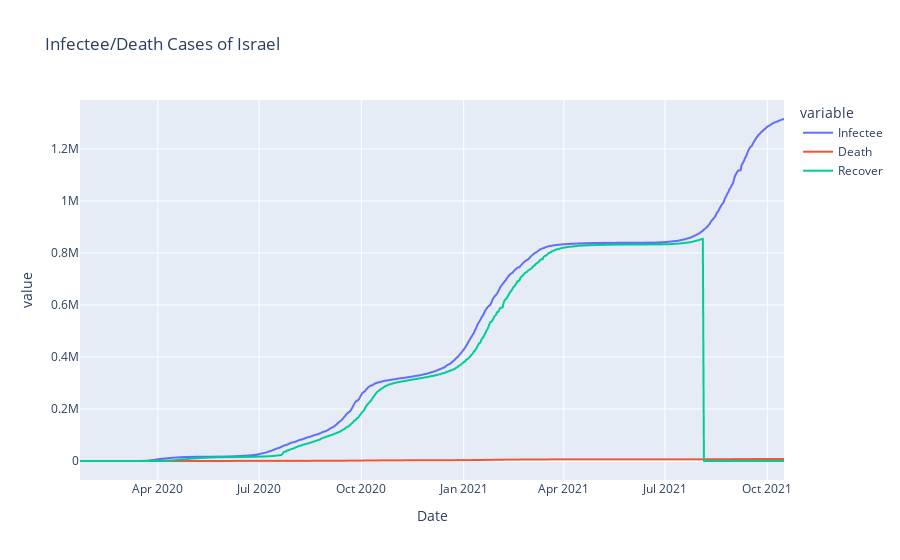

Notebook source saved alongside this figure:
### Code cell
fig = px.line(df_israel, x="Date", y=["Infectee", "Death", "Recover"], color='variable', title="Infectee/Death Cases of Israel") 
fig.show()

### Figure 1 — Plotly figure (JSON) as saved in the notebook; plotly's stock layout.template omitted (floating-point values rounded to 4 significant figures; data arrays with more than 128 entries replaced by an {"elided": "..."} marker saying what was removed)
{"data": [{"hovertemplate": "variable=Infectee<br>Date=%{x}<br>value=%{y}<extra></extra>", "legendgroup": "Infectee", "line": {"color": "#636efa", "dash": "solid"}, "marker": {"symbol": "circle"}, "mode": "lines", "name": "Infectee", "showlegend": true, "type": "scattergl", "x": {"elided": "634 str values"}, "xaxis": "x", "y": {"elided": "634 int values"}, "yaxis": "y"}, {"hovertemplate": "variable=Death<br>Date=%{x}<br>value=%{y}<extra></extra>", "legendgroup": "Death", "line": {"color": "#EF553B", "dash": "solid"}, "marker": {"symbol": "circle"}, "mode": "lines", "name": "Death", "showlegend": true, "type": "scattergl", "x": {"elided": "634 str values"}, "xaxis": "x", "y": {"elided": "634 int values"}, "yaxis": "y"}, {"hovertemplate": "variable=Recover<br>Date=%{x}<br>value=%{y}<extra></extra>", "legendgroup": "Recover", "line": {"color": "#00cc96", "dash": "solid"}, "marker": {"symbol": "circle"}, "mode": "lines", "name": "Recover", "showlegend": true, "type": "scattergl", "x": {"elided": "634 str values"}, "xaxis": "x", "y": {"elided": "634 int values"}, "yaxis": "y"}], "layout": {"legend": {"title": {"text": "variable"}, "tracegroupgap": 0}, "title": {"text": "Infectee/Death Cases of Israel"}, "xaxis": {"anchor": "y", "domain": [0, 1], "title": {"text": "Date"}}, "yaxis": {"anchor": "x", "domain": [0, 1], "title": {"text": "value"}}}}
